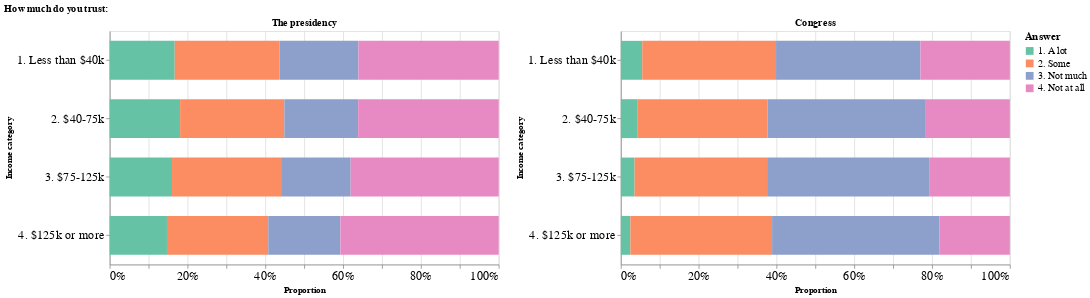

Notebook source saved alongside this figure:
### Markdown cell above
###### Trust

### Code cell
A_5304.trust

### Figure 1 — Vega-Lite specification as saved in the notebook (floating-point values rounded to 4 significant figures)
{"config": {"view": {"continuousWidth": 400, "continuousHeight": 300}}, "hconcat": [{"data": {"name": "data-720a7809ece7c6b991752f5541b808fd"}, "mark": {"type": "bar", "size": 50}, "encoding": {"color": {"field": "val", "legend": {"labelFontSize": 13, "titleFontSize": 14}, "scale": {"scheme": "set2"}, "title": "Answer", "type": "nominal"}, "tooltip": {"field": "val", "type": "nominal"}, "x": {"axis": {"labelFontSize": 16}, "field": "count", "stack": "normalize", "title": "Proportion", "type": "quantitative"}, "y": {"axis": {"labelFontSize": 16}, "field": "income_cat", "title": "Income category", "type": "nominal"}}, "height": 300, "title": "The presidency", "width": 500}, {"data": {"name": "data-11a84acf9ec408e9ea575ac0c46c8738"}, "mark": {"type": "bar", "size": 50}, "encoding": {"color": {"field": "val", "legend": {"labelFontSize": 13, "titleFontSize": 14}, "scale": {"scheme": "set2"}, "title": "Answer", "type": "nominal"}, "tooltip": {"field": "val", "type": "nominal"}, "x": {"axis": {"labelFontSize": 16}, "field": "count", "stack": "normalize", "title": "Proportion", "type": "quantitative"}, "y": {"axis": {"labelFontSize": 16}, "field": "income_cat", "title": "Income category", "type": "nominal"}}, "height": 300, "title": "Congress", "width": 500}], "title": "How much do you trust: ", "$schema": "https://vega.github.io/schema/vega-lite/v4.17.0.json", "datasets": {"data-720a7809ece7c6b991752f5541b808fd": [{"income_cat": "4. $125k or more", "val": "1. A lot", "count": 204}, {"income_cat": "4. $125k or more", "val": "2. Some", "count": 361}, {"income_cat": "4. $125k or more", "val": "3. Not much", "count": 257}, {"income_cat": "4. $125k or more", "val": "4. Not at all", "count": 564}, {"income_cat": "3. $75-125k", "val": "1. A lot", "count": 259}, {"income_cat": "3. $75-125k", "val": "2. Some", "count": 453}, {"income_cat": "3. $75-125k", "val": "3. Not much", "count": 289}, {"income_cat": "3. $75-125k", "val": "4. Not at all", "count": 615}, {"income_cat": "2. $40-75k", "val": "1. A lot", "count": 250}, {"income_cat": "2. $40-75k", "val": "2. Some", "count": 370}, {"income_cat": "2. $40-75k", "val": "3. Not much", "count": 262}, {"income_cat": "2. $40-75k", "val": "4. Not at all", "count": 499}, {"income_cat": "1. Less than $40k", "val": "1. A lot", "count": 235}, {"income_cat": "1. Less than $40k", "val": "2. Some", "count": 379}, {"income_cat": "1. Less than $40k", "val": "3. Not much", "count": 285}, {"income_cat": "1. Less than $40k", "val": "4. Not at all", "count": 507}], "data-11a84acf9ec408e9ea575ac0c46c8738": [{"income_cat": "4. $125k or more", "val": "1. A lot", "count": 34}, {"income_cat": "4. $125k or more", "val": "2. Some", "count": 506}, {"income_cat": "4. $125k or more", "val": "3. Not much", "count": 597}, {"income_cat": "4. $125k or more", "val": "4. Not at all", "count": 252}, {"income_cat": "3. $75-125k", "val": "1. A lot", "count": 57}, {"income_cat": "3. $75-125k", "val": "2. Some", "count": 551}, {"income_cat": "3. $75-125k", "val": "3. Not much", "count": 676}, {"income_cat": "3. $75-125k", "val": "4. Not at all", "count": 333}, {"income_cat": "2. $40-75k", "val": "1. A lot", "count": 60}, {"income_cat": "2. $40-75k", "val": "2. Some", "count": 461}, {"income_cat": "2. $40-75k", "val": "3. Not much", "count": 561}, {"income_cat": "2. $40-75k", "val": "4. Not at all", "count": 298}, {"income_cat": "1. Less than $40k", "val": "1. A lot", "count": 77}, {"income_cat": "1. Less than $40k", "val": "2. Some", "count": 482}, {"income_cat": "1. Less than $40k", "val": "3. Not much", "count": 520}, {"income_cat": "1. Less than $40k", "val": "4. Not at all", "count": 322}]}}
